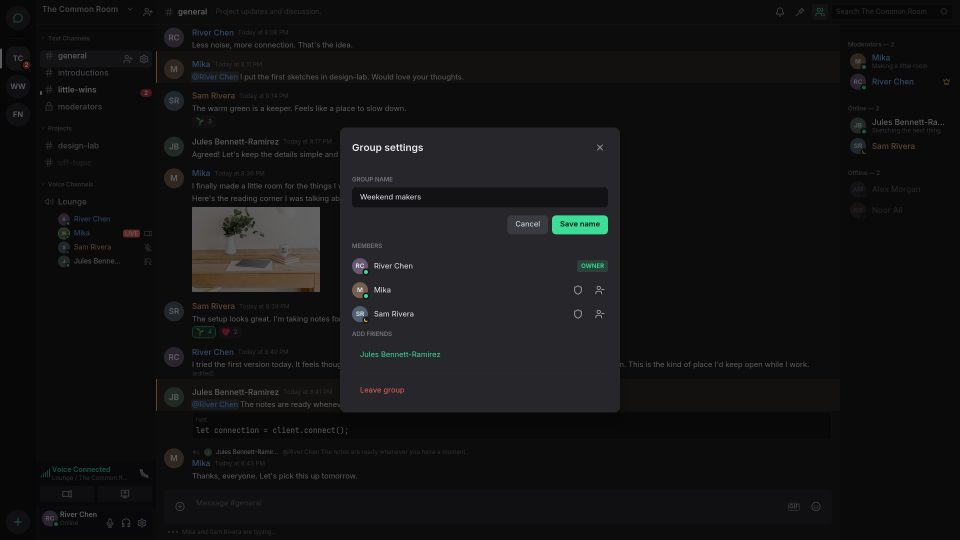
#> input picture crates/client/screenshots/audit-group-settings-1920x1080.png, 1920 x 1080 px, given in place of audit-group-settings-1280x800.png, which was not available (shown at 1/2 size)
$ python review_sheets.py
#> lines starting #> are read from the running program, lines starting #| are printed output that depends on the picture
import os
from pathlib import Path
from PIL import Image,ImageDraw,ImageFont
root=Path(__file__).resolve().parents[1] / 'screenshots';out=(Path(os.environ.get('CARGO_TARGET_DIR', Path(__file__).resolve().parents[3] / 'target')) / 'review');out.mkdir(parents=True,exist_ok=True)
scenes=sorted({f.stem.rsplit('-',1)[0] for f in root.glob('*.png')})
font=ImageFont.truetype('C:/Windows/Fonts/segoeui.ttf',18)
for index in range(0,len(scenes),2):
 sheet=Image.new('RGB',(1920,1240),'#111113');d=ImageDraw.Draw(sheet)
 for row,name in enumerate(scenes[index:index+2]):
  for col,size in enumerate(['1280x800','1920x1080']):
   im=Image.open(root/f'{name}-{size}.png').convert('RGB');im.thumbnail((960,580));x=col*960;y=row*620+30;sheet.paste(im,(x,y));d.text((x+8,row*620+5),f'{name} / {size}',font=font,fill='white')
#> after `im.thumbnail((960, 580))`:
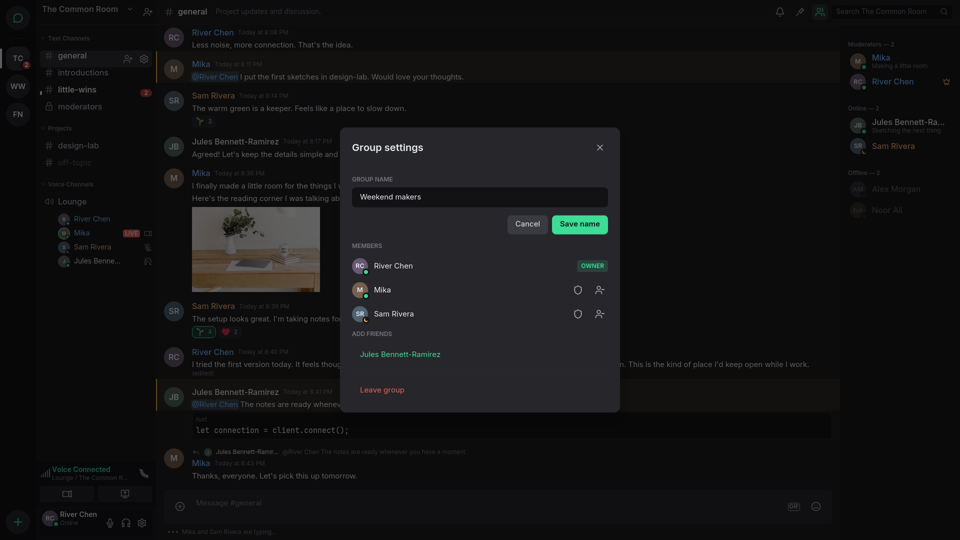
#> im: PIL image 960x540 RGB; mean R, G, B 18.9, 19, 20.2
#> after `sheet.paste(im, (x, y))`:
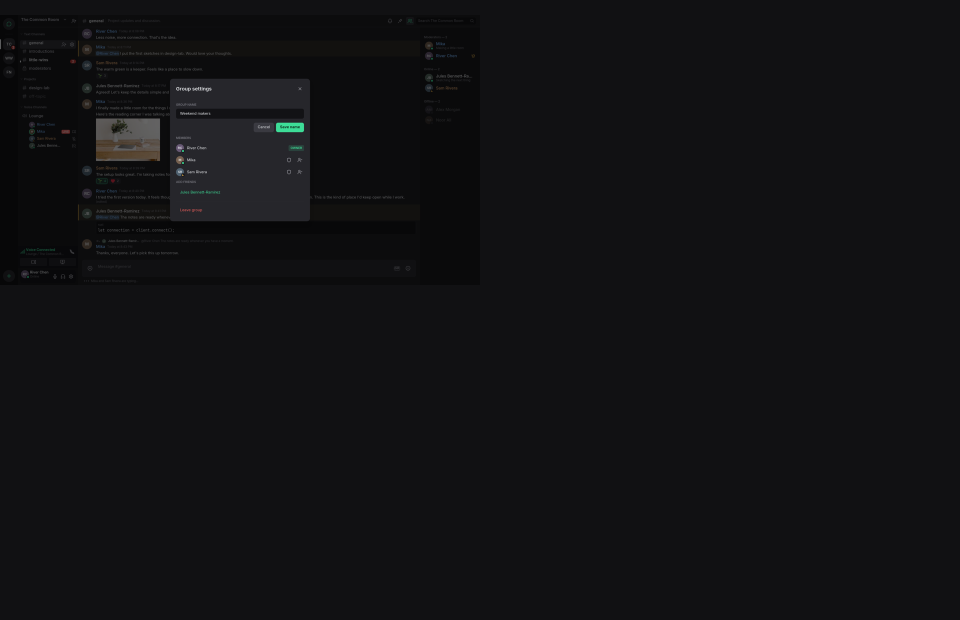
#> sheet: PIL image 1920x1240 RGB (shown at 1/2 size); mean R, G, B 17.4, 17.4, 19.3
 sheet.save(out/f'sheet-{index//2+1:02}.jpg',quality=94)
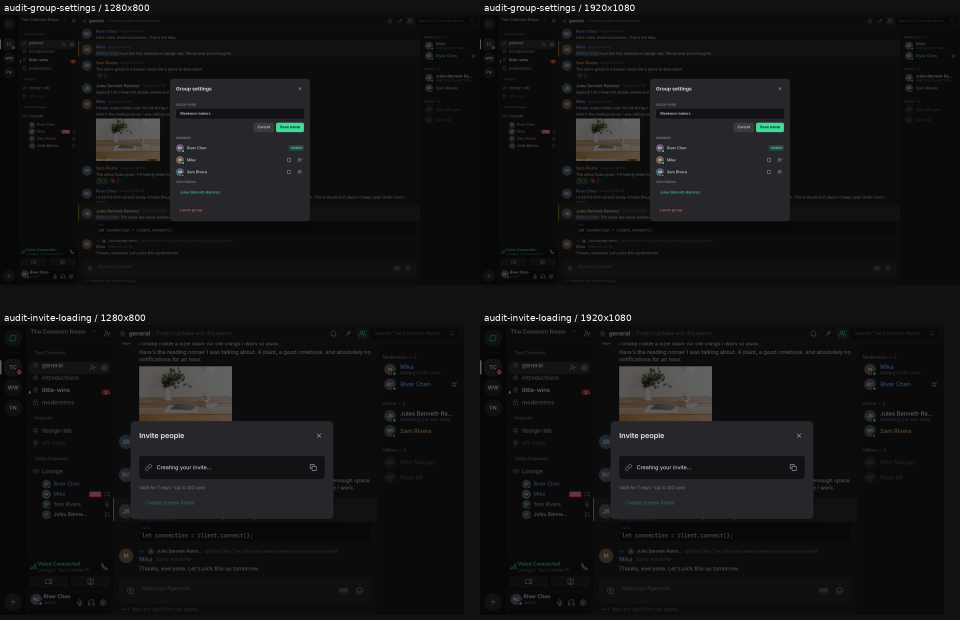
#> saved as sheet-01.jpg: PIL image 1920x1240 RGB (shown at 1/2 size); mean R, G, B 19.2, 19.2, 20.5
#> pass 2 of the loop `for index in range(0,len(scenes),2):`:
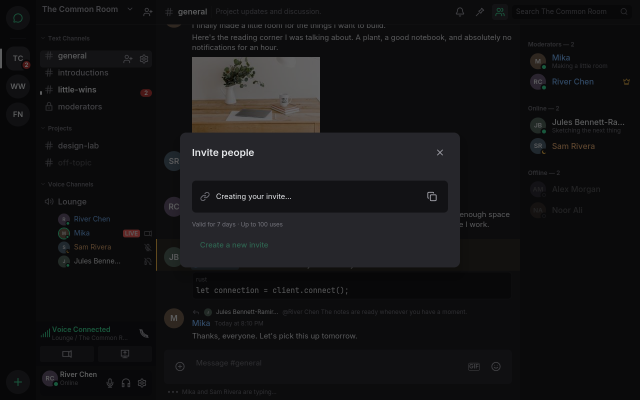
#> input picture crates/client/screenshots/audit-invite-loading-1280x800.png, 1280 x 800 px, given in place of audit-login-error-1280x800.png, which was not available (shown at 1/2 size)
#> im: PIL image 1280x800 RGB
#> `im.thumbnail((960, 580))`:
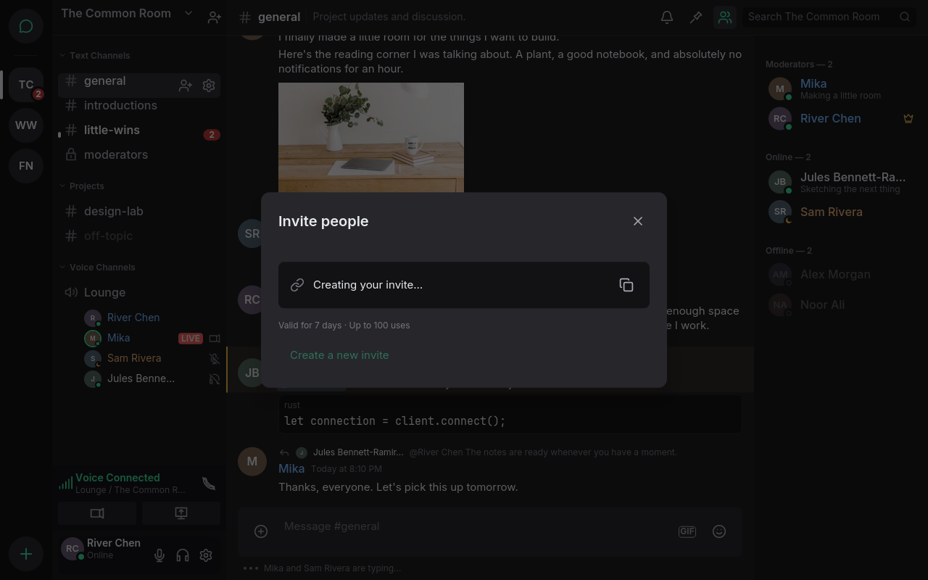
#> im: PIL image 928x580 RGB; mean R, G, B 19.1, 18.9, 20.2
#> `sheet.paste(im, (x, y))`:
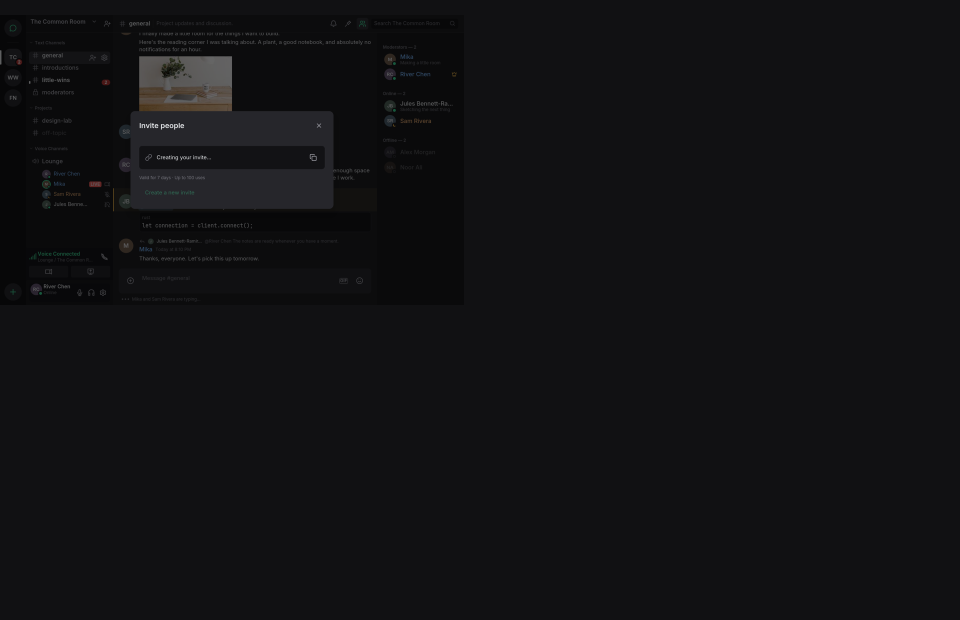
#> sheet: PIL image 1920x1240 RGB (shown at 1/2 size); mean R, G, B 17.5, 17.4, 19.3
#> (the run stopped early here; a loop or call above may not have finished)
